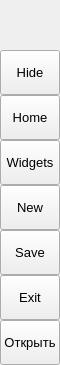
        <widget class="QFrame" name="leftMenuBg">
         <property name="minimumSize">
          <size>
           <width>60</width>
           <height>0</height>
          </size>
         </property>
         <property name="maximumSize">
          <size>
           <width>60</width>
           <height>16777215</height>
          </size>
         </property>
         <property name="frameShape">
          <enum>QFrame::NoFrame</enum>
         </property>
         <property name="frameShadow">
          <enum>QFrame::Raised</enum>
         </property>
         <layout class="QVBoxLayout" name="verticalLayout_3">
          <property name="spacing">
           <number>0</number>
          </property>
          <property name="leftMargin">
           <number>0</number>
          </property>
          <property name="topMargin">
           <number>0</number>
          </property>
          <property name="rightMargin">
           <number>0</number>
          </property>
          <property name="bottomMargin">
           <number>0</number>
          </property>
          <item>
           <widget class="QFrame" name="topLogoInfo">
            <property name="minimumSize">
             <size>
              <width>0</width>
              <height>50</height>
             </size>
            </property>
            <property name="maximumSize">
             <size>
              <width>16777215</width>
              <height>50</height>
             </size>
            </property>
            <property name="frameShape">
             <enum>QFrame::NoFrame</enum>
            </property>
            <property name="frameShadow">
             <enum>QFrame::Raised</enum>
            </property>
            <widget class="QFrame" name="topLogo">
             <property name="geometry">
              <rect>
               <x>10</x>
               <y>5</y>
               <width>42</width>
               <height>42</height>
              </rect>
             </property>
             <property name="minimumSize">
              <size>
               <width>42</width>
               <height>42</height>
              </size>
             </property>
             <property name="maximumSize">
              <size>
               <width>42</width>
               <height>42</height>
              </size>
             </property>
             <property name="frameShape">
              <enum>QFrame::NoFrame</enum>
             </property>
             <property name="frameShadow">
              <enum>QFrame::Raised</enum>
             </property>
            </widget>
            <widget class="QLabel" name="titleLeftApp">
             <property name="geometry">
              <rect>
               <x>70</x>
               <y>8</y>
               <width>160</width>
               <height>20</height>
              </rect>
             </property>
             <property name="font">
              <font>
               <family>Segoe UI Semibold</family>
               <pointsize>12</pointsize>
               <italic>false</italic>
               <fontweight></fontweight>
              </font>
             </property>
             <property name="text">
              <string>P3LOVE</string>
             </property>
             <property name="alignment">
              <set>Qt::AlignLeading|Qt::AlignLeft|Qt::AlignTop</set>
             </property>
            </widget>
            <widget class="QLabel" name="titleLeftDescription">
             <property name="geometry">
              <rect>
               <x>70</x>
               <y>27</y>
               <width>160</width>
               <height>16</height>
              </rect>
             </property>
             <property name="maximumSize">
              <size>
               <width>16777215</width>
               <height>16</height>
              </size>
             </property>
             <property name="font">
              <font>
               <family>Segoe UI</family>
               <pointsize>8</pointsize>
               <italic>false</italic>
               <bold>false</bold>
              </font>
             </property>
             <property name="text">
              <string>Voice assistant / dashboard</string>
             </property>
             <property name="alignment">
              <set>Qt::AlignLeading|Qt::AlignLeft|Qt::AlignTop</set>
             </property>
            </widget>
           </widget>
          </item>
          <item>
           <widget class="QFrame" name="leftMenuFrame">
            <property name="frameShape">
             <enum>QFrame::NoFrame</enum>
            </property>
            <property name="frameShadow">
             <enum>QFrame::Raised</enum>
            </property>
            <layout class="QVBoxLayout" name="verticalMenuLayout">
             <property name="spacing">
              <number>0</number>
             </property>
             <property name="leftMargin">
              <number>0</number>
             </property>
             <property name="topMargin">
              <number>0</number>
             </property>
             <property name="rightMargin">
              <number>0</number>
             </property>
             <property name="bottomMargin">
              <number>0</number>
             </property>
             <item>
              <widget class="QFrame" name="toggleBox">
               <property name="maximumSize">
                <size>
                 <width>16777215</width>
                 <height>45</height>
                </size>
               </property>
               <property name="frameShape">
                <enum>QFrame::NoFrame</enum>
               </property>
               <property name="frameShadow">
                <enum>QFrame::Raised</enum>
               </property>
               <layout class="QVBoxLayout" name="verticalLayout_4">
                <property name="spacing">
                 <number>0</number>
                </property>
                <property name="leftMargin">
                 <number>0</number>
                </property>
                <property name="topMargin">
                 <number>0</number>
                </property>
                <property name="rightMargin">
                 <number>0</number>
                </property>
                <property name="bottomMargin">
                 <number>0</number>
                </property>
                <item>
                 <widget class="QPushButton" name="toggleButton">
                  <property name="sizePolicy">
                   <sizepolicy hsizetype="Expanding" vsizetype="Fixed">
                    <horstretch>0</horstretch>
                    <verstretch>0</verstretch>
                   </sizepolicy>
                  </property>
                  <property name="minimumSize">
                   <size>
                    <width>0</width>
                    <height>45</height>
                   </size>
                  </property>
                  <property name="font">
                   <font>
                    <family>Segoe UI</family>
                    <pointsize>10</pointsize>
                    <italic>false</italic>
                    <bold>false</bold>
                   </font>
                  </property>
                  <property name="cursor">
                   <cursorShape>PointingHandCursor</cursorShape>
                  </property>
                  <property name="layoutDirection">
                   <enum>Qt::LeftToRight</enum>
                  </property>
                  <property name="styleSheet">
                   <string notr="true">background-image: url(:/icons/images/icons/icon_menu.png);</string>
                  </property>
                  <property name="text">
                   <string>Hide</string>
                  </property>
                 </widget>
                </item>
               </layout>
              </widget>
             </item>
             <item alignment="Qt::AlignTop">
              <widget class="QFrame" name="topMenu">
               <property name="frameShape">
                <enum>QFrame::NoFrame</enum>
               </property>
               <property name="frameShadow">
                <enum>QFrame::Raised</enum>
               </property>
               <layout class="QVBoxLayout" name="verticalLayout_8">
                <property name="spacing">
                 <number>0</number>
                </property>
                <property name="leftMargin">
                 <number>0</number>
                </property>
                <property name="topMargin">
                 <number>0</number>
                </property>
                <property name="rightMargin">
                 <number>0</number>
                </property>
                <property name="bottomMargin">
                 <number>0</number>
                </property>
                <item>
                 <widget class="QPushButton" name="btn_home">
                  <property name="sizePolicy">
                   <sizepolicy hsizetype="Expanding" vsizetype="Fixed">
                    <horstretch>0</horstretch>
                    <verstretch>0</verstretch>
                   </sizepolicy>
                  </property>
                  <property name="minimumSize">
                   <size>
                    <width>0</width>
                    <height>45</height>
                   </size>
                  </property>
                  <property name="font">
                   <font>
                    <family>Segoe UI</family>
                    <pointsize>10</pointsize>
                    <italic>false</italic>
                    <bold>false</bold>
                   </font>
                  </property>
                  <property name="cursor">
                   <cursorShape>PointingHandCursor</cursorShape>
                  </property>
                  <property name="layoutDirection">
                   <enum>Qt::LeftToRight</enum>
                  </property>
                  <property name="styleSheet">
                   <string notr="true">background-image: url(:/icons/images/icons/cil-home.png);</string>
                  </property>
                  <property name="text">
                   <string>Home</string>
                  </property>
                 </widget>
                </item>
                <item>
                 <widget class="QPushButton" name="btn_widgets">
                  <property name="sizePolicy">
                   <sizepolicy hsizetype="Expanding" vsizetype="Fixed">
                    <horstretch>0</horstretch>
                    <verstretch>0</verstretch>
                   </sizepolicy>
                  </property>
                  <property name="minimumSize">
                   <size>
                    <width>0</width>
                    <height>45</height>
                   </size>
                  </property>
                  <property name="font">
                   <font>
                    <family>Segoe UI</family>
                    <pointsize>10</pointsize>
                    <italic>false</italic>
                    <bold>false</bold>
                   </font>
                  </property>
                  <property name="cursor">
                   <cursorShape>PointingHandCursor</cursorShape>
                  </property>
                  <property name="layoutDirection">
                   <enum>Qt::LeftToRight</enum>
                  </property>
                  <property name="styleSheet">
                   <string notr="true">background-image: url(:/icons/images/icons/cil-gamepad.png);</string>
                  </property>
                  <property name="text">
                   <string>Widgets</string>
                  </property>
                 </widget>
                </item>
                <item>
                 <widget class="QPushButton" name="btn_new">
                  <property name="sizePolicy">
                   <sizepolicy hsizetype="Expanding" vsizetype="Fixed">
                    <horstretch>0</horstretch>
                    <verstretch>0</verstretch>
                   </sizepolicy>
                  </property>
                  <property name="minimumSize">
                   <size>
                    <width>0</width>
                    <height>45</height>
                   </size>
                  </property>
                  <property name="font">
                   <font>
                    <family>Segoe UI</family>
                    <pointsize>10</pointsize>
                    <italic>false</italic>
                    <bold>false</bold>
                   </font>
                  </property>
                  <property name="cursor">
                   <cursorShape>PointingHandCursor</cursorShape>
                  </property>
                  <property name="layoutDirection">
                   <enum>Qt::LeftToRight</enum>
                  </property>
                  <property name="styleSheet">
                   <string notr="true">background-image: url(:/icons/images/icons/cil-file.png);</string>
                  </property>
                  <property name="text">
                   <string>New</string>
                  </property>
                 </widget>
                </item>
                <item>
                 <widget class="QPushButton" name="btn_save">
                  <property name="sizePolicy">
                   <sizepolicy hsizetype="Expanding" vsizetype="Fixed">
                    <horstretch>0</horstretch>
                    <verstretch>0</verstretch>
                   </sizepolicy>
                  </property>
                  <property name="minimumSize">
                   <size>
                    <width>0</width>
                    <height>45</height>
                   </size>
                  </property>
                  <property name="font">
                   <font>
                    <family>Segoe UI</family>
                    <pointsize>10</pointsize>
                    <italic>false</italic>
                    <bold>false</bold>
                   </font>
                  </property>
                  <property name="cursor">
                   <cursorShape>PointingHandCursor</cursorShape>
                  </property>
                  <property name="layoutDirection">
                   <enum>Qt::LeftToRight</enum>
                  </property>
                  <property name="styleSheet">
                   <string notr="true">background-image: url(:/icons/images/icons/cil-save.png)</string>
                  </property>
                  <property name="text">
                   <string>Save</string>
                  </property>
                 </widget>
                </item>
                <item>
                 <widget class="QPushButton" name="btn_exit">
                  <property name="sizePolicy">
                   <sizepolicy hsizetype="Expanding" vsizetype="Fixed">
                    <horstretch>0</horstretch>
                    <verstretch>0</verstretch>
                   </sizepolicy>
                  </property>
                  <property name="minimumSize">
                   <size>
                    <width>0</width>
                    <height>45</height>
                   </size>
                  </property>
                  <property name="font">
                   <font>
                    <family>Segoe UI</family>
                    <pointsize>10</pointsize>
                    <italic>false</italic>
                    <bold>false</bold>
                   </font>
                  </property>
                  <property name="cursor">
                   <cursorShape>PointingHandCursor</cursorShape>
                  </property>
                  <property name="layoutDirection">
                   <enum>Qt::LeftToRight</enum>
                  </property>
                  <property name="styleSheet">
                   <string notr="true">background-image: url(:/icons/images/icons/cil-x.png);</string>
                  </property>
                  <property name="text">
                   <string>Exit</string>
                  </property>
                 </widget>
                </item>
               </layout>
              </widget>
             </item>
             <item alignment="Qt::AlignBottom">
              <widget class="QFrame" name="bottomMenu">
               <property name="frameShape">
                <enum>QFrame::NoFrame</enum>
               </property>
               <property name="frameShadow">
                <enum>QFrame::Raised</enum>
               </property>
               <layout class="QVBoxLayout" name="verticalLayout_9">
                <property name="spacing">
                 <number>0</number>
                </property>
                <property name="leftMargin">
                 <number>0</number>
                </property>
                <property name="topMargin">
                 <number>0</number>
                </property>
                <property name="rightMargin">
                 <number>0</number>
                </property>
                <property name="bottomMargin">
                 <number>0</number>
                </property>
                <item>
                 <widget class="QPushButton" name="toggleLeftBox">
                  <property name="sizePolicy">
                   <sizepolicy hsizetype="Expanding" vsizetype="Fixed">
                    <horstretch>0</horstretch>
                    <verstretch>0</verstretch>
                   </sizepolicy>
                  </property>
                  <property name="minimumSize">
                   <size>
                    <width>0</width>
                    <height>45</height>
                   </size>
                  </property>
                  <property name="font">
                   <font>
                    <family>Segoe UI</family>
                    <pointsize>10</pointsize>
                    <italic>false</italic>
                    <bold>false</bold>
                   </font>
                  </property>
                  <property name="cursor">
                   <cursorShape>PointingHandCursor</cursorShape>
                  </property>
                  <property name="layoutDirection">
                   <enum>Qt::LeftToRight</enum>
                  </property>
                  <property name="styleSheet">
                   <string notr="true">background-image: url(:/icons/images/icons/icon_settings.png);</string>
                  </property>
                  <property name="text">
                   <string>Открыть</string>
                  </property>
                 </widget>
                </item>
               </layout>
              </widget>
             </item>
            </layout>
           </widget>
          </item>
         </layout>
        </widget>
